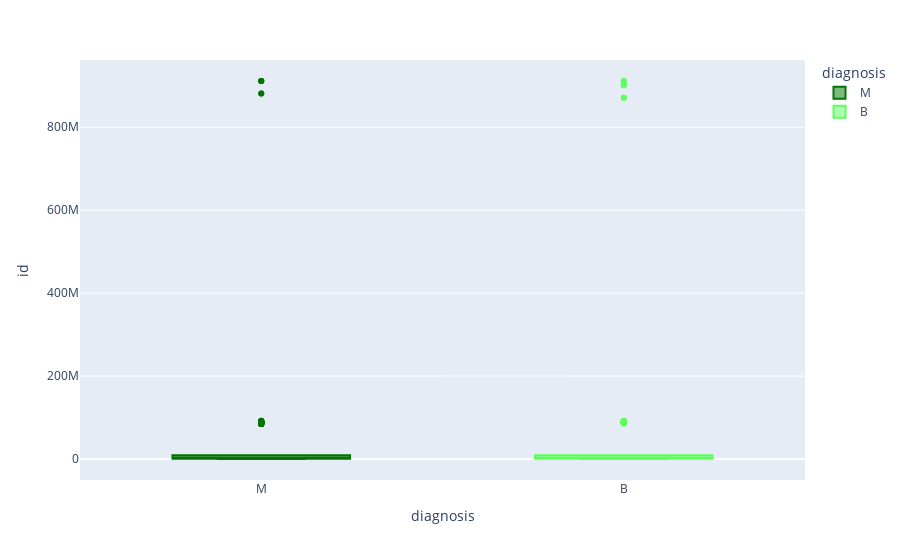
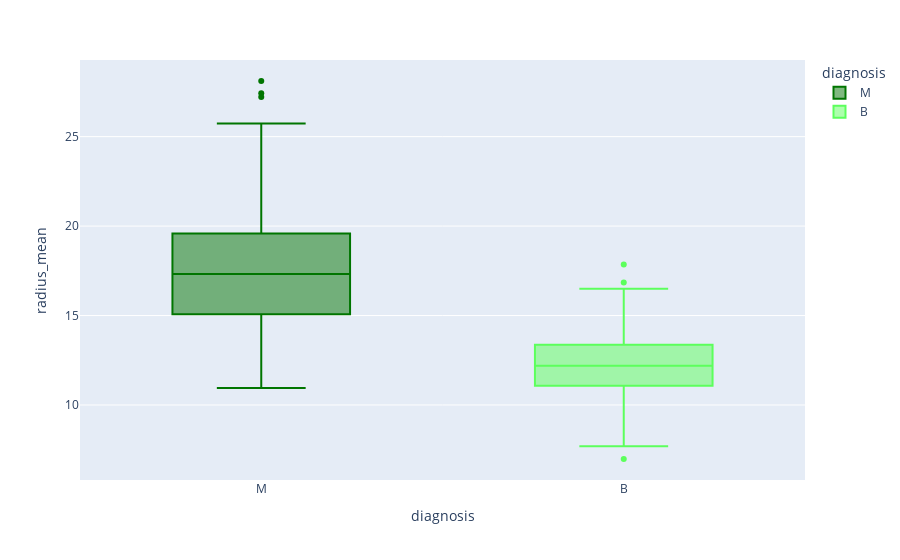
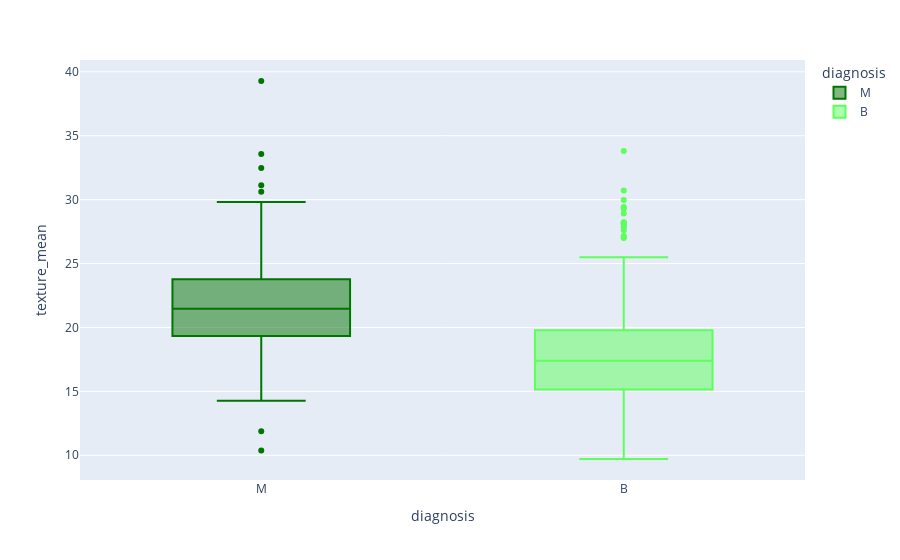
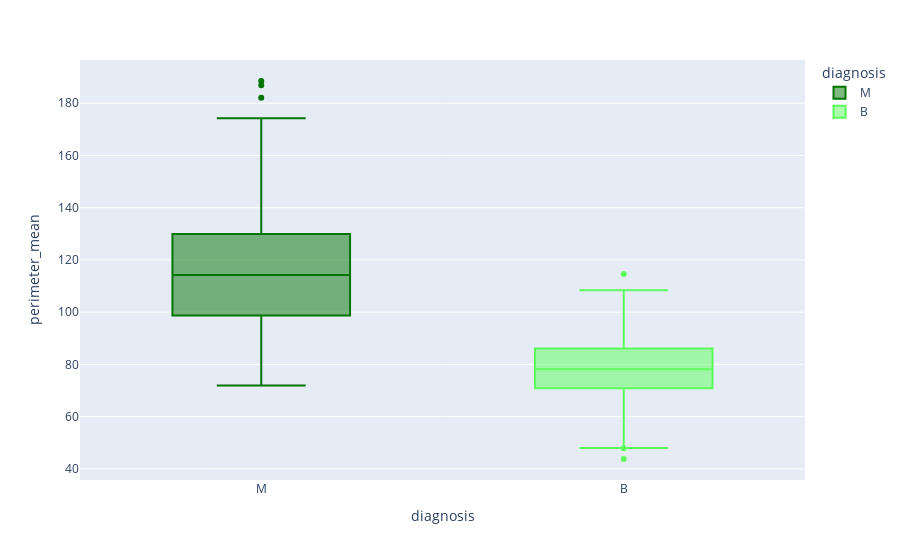

Notebook code for these charts, in order:
### Code cell
# visually compare the distribution of each feature

# for malignant tumours versus benign . 

# for a given feature, do its values tend to be different for malignant vs benign cases

for column in df.drop("diagnosis",axis=1).columns[:5]:
    # for loop auto iterates through the first five feature columns in the dataframe
    fig = px.box(data_frame =df ,
                 x='diagnosis',
                 color = 'diagnosis',
                 y = column,
                 color_discrete_sequence = ['#007500','#5CFF5C'],
                 orientation = 'v')

    fig.show()

### Figure 1 — Plotly figure (JSON) as saved in the notebook; plotly's stock layout.template omitted (floating-point values rounded to 4 significant figures; data arrays with more than 128 entries replaced by an {"elided": "..."} marker saying what was removed)
{"data": [{"alignmentgroup": "True", "hovertemplate": "diagnosis=%{x}<br>id=%{y}<extra></extra>", "legendgroup": "M", "marker": {"color": "#007500"}, "name": "M", "notched": false, "offsetgroup": "M", "orientation": "v", "showlegend": true, "type": "box", "x": {"elided": "212 str values"}, "x0": " ", "xaxis": "x", "y": {"elided": "212 int values"}, "y0": " ", "yaxis": "y"}, {"alignmentgroup": "True", "hovertemplate": "diagnosis=%{x}<br>id=%{y}<extra></extra>", "legendgroup": "B", "marker": {"color": "#5CFF5C"}, "name": "B", "notched": false, "offsetgroup": "B", "orientation": "v", "showlegend": true, "type": "box", "x": {"elided": "357 str values"}, "x0": " ", "xaxis": "x", "y": {"elided": "357 int values"}, "y0": " ", "yaxis": "y"}], "layout": {"boxmode": "overlay", "legend": {"title": {"text": "diagnosis"}, "tracegroupgap": 0}, "margin": {"t": 60}, "xaxis": {"anchor": "y", "categoryarray": ["M", "B"], "categoryorder": "array", "domain": [0, 1], "title": {"text": "diagnosis"}}, "yaxis": {"anchor": "x", "domain": [0, 1], "title": {"text": "id"}}}}

### Figure 2 — Plotly figure (JSON) as saved in the notebook; plotly's stock layout.template omitted (floating-point values rounded to 4 significant figures; data arrays with more than 128 entries replaced by an {"elided": "..."} marker saying what was removed)
{"data": [{"alignmentgroup": "True", "hovertemplate": "diagnosis=%{x}<br>radius_mean=%{y}<extra></extra>", "legendgroup": "M", "marker": {"color": "#007500"}, "name": "M", "notched": false, "offsetgroup": "M", "orientation": "v", "showlegend": true, "type": "box", "x": {"elided": "212 str values"}, "x0": " ", "xaxis": "x", "y": {"elided": "212 float values"}, "y0": " ", "yaxis": "y"}, {"alignmentgroup": "True", "hovertemplate": "diagnosis=%{x}<br>radius_mean=%{y}<extra></extra>", "legendgroup": "B", "marker": {"color": "#5CFF5C"}, "name": "B", "notched": false, "offsetgroup": "B", "orientation": "v", "showlegend": true, "type": "box", "x": {"elided": "357 str values"}, "x0": " ", "xaxis": "x", "y": {"elided": "357 float values"}, "y0": " ", "yaxis": "y"}], "layout": {"boxmode": "overlay", "legend": {"title": {"text": "diagnosis"}, "tracegroupgap": 0}, "margin": {"t": 60}, "xaxis": {"anchor": "y", "categoryarray": ["M", "B"], "categoryorder": "array", "domain": [0, 1], "title": {"text": "diagnosis"}}, "yaxis": {"anchor": "x", "domain": [0, 1], "title": {"text": "radius_mean"}}}}

### Figure 3 — Plotly figure (JSON) as saved in the notebook; plotly's stock layout.template omitted (floating-point values rounded to 4 significant figures; data arrays with more than 128 entries replaced by an {"elided": "..."} marker saying what was removed)
{"data": [{"alignmentgroup": "True", "hovertemplate": "diagnosis=%{x}<br>texture_mean=%{y}<extra></extra>", "legendgroup": "M", "marker": {"color": "#007500"}, "name": "M", "notched": false, "offsetgroup": "M", "orientation": "v", "showlegend": true, "type": "box", "x": {"elided": "212 str values"}, "x0": " ", "xaxis": "x", "y": {"elided": "212 float values"}, "y0": " ", "yaxis": "y"}, {"alignmentgroup": "True", "hovertemplate": "diagnosis=%{x}<br>texture_mean=%{y}<extra></extra>", "legendgroup": "B", "marker": {"color": "#5CFF5C"}, "name": "B", "notched": false, "offsetgroup": "B", "orientation": "v", "showlegend": true, "type": "box", "x": {"elided": "357 str values"}, "x0": " ", "xaxis": "x", "y": {"elided": "357 float values"}, "y0": " ", "yaxis": "y"}], "layout": {"boxmode": "overlay", "legend": {"title": {"text": "diagnosis"}, "tracegroupgap": 0}, "margin": {"t": 60}, "xaxis": {"anchor": "y", "categoryarray": ["M", "B"], "categoryorder": "array", "domain": [0, 1], "title": {"text": "diagnosis"}}, "yaxis": {"anchor": "x", "domain": [0, 1], "title": {"text": "texture_mean"}}}}

### Figure 4 — Plotly figure (JSON) as saved in the notebook; plotly's stock layout.template omitted (floating-point values rounded to 4 significant figures; data arrays with more than 128 entries replaced by an {"elided": "..."} marker saying what was removed)
{"data": [{"alignmentgroup": "True", "hovertemplate": "diagnosis=%{x}<br>perimeter_mean=%{y}<extra></extra>", "legendgroup": "M", "marker": {"color": "#007500"}, "name": "M", "notched": false, "offsetgroup": "M", "orientation": "v", "showlegend": true, "type": "box", "x": {"elided": "212 str values"}, "x0": " ", "xaxis": "x", "y": {"elided": "212 float values"}, "y0": " ", "yaxis": "y"}, {"alignmentgroup": "True", "hovertemplate": "diagnosis=%{x}<br>perimeter_mean=%{y}<extra></extra>", "legendgroup": "B", "marker": {"color": "#5CFF5C"}, "name": "B", "notched": false, "offsetgroup": "B", "orientation": "v", "showlegend": true, "type": "box", "x": {"elided": "357 str values"}, "x0": " ", "xaxis": "x", "y": {"elided": "357 float values"}, "y0": " ", "yaxis": "y"}], "layout": {"boxmode": "overlay", "legend": {"title": {"text": "diagnosis"}, "tracegroupgap": 0}, "margin": {"t": 60}, "xaxis": {"anchor": "y", "categoryarray": ["M", "B"], "categoryorder": "array", "domain": [0, 1], "title": {"text": "diagnosis"}}, "yaxis": {"anchor": "x", "domain": [0, 1], "title": {"text": "perimeter_mean"}}}}
